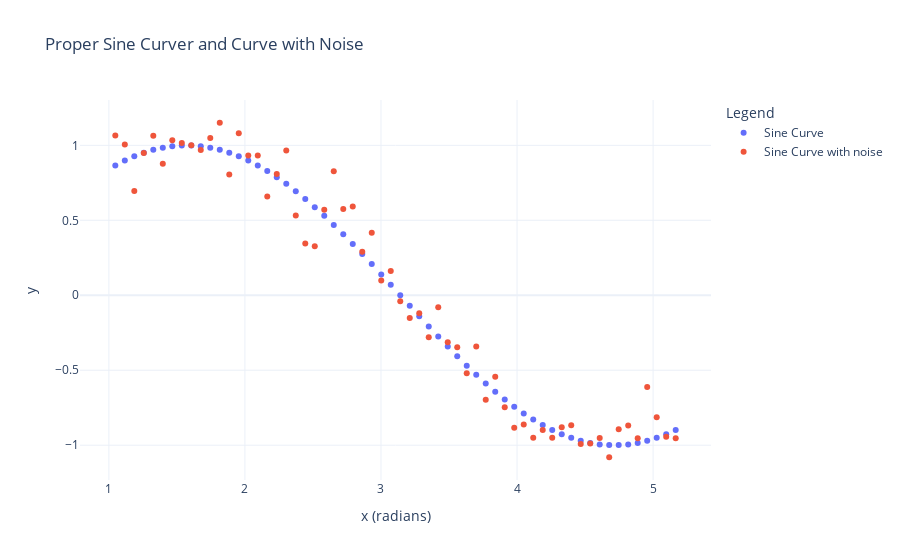

The notebook cell this image was saved under:
### Markdown cell above
```plaintext
[i * np.pi/180 for i in range(60, 300, 4)]: A list comprehension that applies the conversion to each value in the range.

range(60, 300, 4) - geneates a sequence of numbers (60 - 296) step size 4
i * np.pi/180 for each number i multiplies it by np.pi/180 to convert degree to radians. 

radians = degree × π/180

### Code cell
x = np.array([i * np.pi/180 for i in range(60, 300, 4)])    # defining angles from 60 to 300 converting them to radians
np.random.seed(10)                      
                    
y_proper = np.sin(x)
y_noise = np.sin(x) + np.random.normal(0, 0.15, len(x))     

data = pd.DataFrame({'x' : x, 'y_noise' : y_noise, 'y_proper' : y_proper})
fig = go.Figure()

fig.add_traces(go.Scatter(x = data['x'], y = data['y_proper'], mode='markers', name='Sine Curve'))
fig.add_traces(go.Scatter(x = data['x'], y = data['y_noise'], mode='markers', name='Sine Curve with noise'))

fig.update_layout(
    title = 'Proper Sine Curver and Curve with Noise',
    xaxis_title='x (radians)',
    yaxis_title='y',
    legend=dict(title='Legend'),
    template='plotly_white'
)

fig.show()

### Figure 1 — Plotly figure (JSON) as saved in the notebook; plotly's stock layout.template omitted (floating-point values rounded to 4 significant figures)
{"data": [{"mode": "markers", "name": "Sine Curve", "type": "scatter", "x": [1.047, 1.117, 1.187, 1.257, 1.326, 1.396, 1.466, 1.536, 1.606, 1.676, 1.745, 1.815, 1.885, 1.955, 2.025, 2.094, 2.164, 2.234, 2.304, 2.374, 2.443, 2.513, 2.583, 2.653, 2.723, 2.793, 2.862, 2.932, 3.002, 3.072, 3.142, 3.211, 3.281, 3.351, 3.421, 3.491, 3.56, 3.63, 3.7, 3.77, 3.84, 3.91, 3.979, 4.049, 4.119, 4.189, 4.259, 4.328, 4.398, 4.468, 4.538, 4.608, 4.677, 4.747, 4.817, 4.887, 4.957, 5.027, 5.096, 5.166], "y": [0.866, 0.8988, 0.9272, 0.9511, 0.9703, 0.9848, 0.9945, 0.9994, 0.9994, 0.9945, 0.9848, 0.9703, 0.9511, 0.9272, 0.8988, 0.866, 0.829, 0.788, 0.7431, 0.6947, 0.6428, 0.5878, 0.5299, 0.4695, 0.4067, 0.342, 0.2756, 0.2079, 0.1392, 0.06976, 1.225e-16, -0.06976, -0.1392, -0.2079, -0.2756, -0.342, -0.4067, -0.4695, -0.5299, -0.5878, -0.6428, -0.6947, -0.7431, -0.788, -0.829, -0.866, -0.8988, -0.9272, -0.9511, -0.9703, -0.9848, -0.9945, -0.9994, -0.9994, -0.9945, -0.9848, -0.9703, -0.9511, -0.9272, -0.8988]}, {"mode": "markers", "name": "Sine Curve with noise", "type": "scatter", "x": [1.047, 1.117, 1.187, 1.257, 1.326, 1.396, 1.466, 1.536, 1.606, 1.676, 1.745, 1.815, 1.885, 1.955, 2.025, 2.094, 2.164, 2.234, 2.304, 2.374, 2.443, 2.513, 2.583, 2.653, 2.723, 2.793, 2.862, 2.932, 3.002, 3.072, 3.142, 3.211, 3.281, 3.351, 3.421, 3.491, 3.56, 3.63, 3.7, 3.77, 3.84, 3.91, 3.979, 4.049, 4.119, 4.189, 4.259, 4.328, 4.398, 4.468, 4.538, 4.608, 4.677, 4.747, 4.817, 4.887, 4.957, 5.027, 5.096, 5.166], "y": [1.066, 1.006, 0.6954, 0.9498, 1.063, 0.8768, 1.034, 1.016, 1.0, 0.9683, 1.05, 1.151, 0.8063, 1.081, 0.9331, 0.9328, 0.6585, 0.8083, 0.9658, 0.5327, 0.3461, 0.3263, 0.5698, 0.8272, 0.5753, 0.5929, 0.2905, 0.4176, 0.09849, 0.1617, -0.0401, -0.1522, -0.1193, -0.2793, -0.07937, -0.3128, -0.3467, -0.5201, -0.3414, -0.6976, -0.5438, -0.7473, -0.8841, -0.8614, -0.9497, -0.8979, -0.9497, -0.8804, -0.8663, -0.9924, -0.9887, -0.9512, -1.08, -0.8932, -0.8682, -0.9543, -0.6111, -0.8134, -0.944, -0.9531]}], "layout": {"legend": {"title": {"text": "Legend"}}, "title": {"text": "Proper Sine Curver and Curve with Noise"}, "xaxis": {"title": {"text": "x (radians)"}}, "yaxis": {"title": {"text": "y"}}}}
